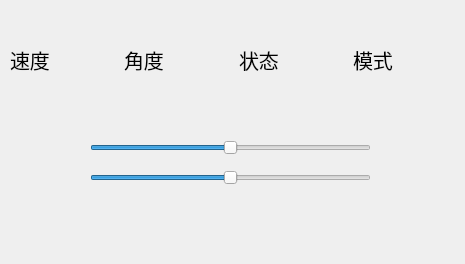
<?xml version="1.0" encoding="UTF-8"?>
<ui version="4.0">
 <class>Form</class>
 <widget class="QWidget" name="Form">
  <property name="geometry">
   <rect>
    <x>0</x>
    <y>0</y>
    <width>465</width>
    <height>264</height>
   </rect>
  </property>
  <property name="windowTitle">
   <string>Form</string>
  </property>
  <widget class="QSlider" name="v_2">
   <property name="geometry">
    <rect>
     <x>90</x>
     <y>140</y>
     <width>281</width>
     <height>16</height>
    </rect>
   </property>
   <property name="minimum">
    <number>-100</number>
   </property>
   <property name="maximum">
    <number>100</number>
   </property>
   <property name="orientation">
    <enum>Qt::Orientation::Horizontal</enum>
   </property>
  </widget>
  <widget class="QSlider" name="direction_2">
   <property name="geometry">
    <rect>
     <x>90</x>
     <y>170</y>
     <width>281</width>
     <height>16</height>
    </rect>
   </property>
   <property name="minimum">
    <number>-100</number>
   </property>
   <property name="maximum">
    <number>100</number>
   </property>
   <property name="orientation">
    <enum>Qt::Orientation::Horizontal</enum>
   </property>
  </widget>
  <widget class="QWidget" name="horizontalLayoutWidget">
   <property name="geometry">
    <rect>
     <x>10</x>
     <y>20</y>
     <width>451</width>
     <height>80</height>
    </rect>
   </property>
   <layout class="QHBoxLayout" name="horizontalLayout">
    <item>
     <widget class="QLabel" name="v">
      <property name="font">
       <font>
        <pointsize>15</pointsize>
       </font>
      </property>
      <property name="text">
       <string>速度</string>
      </property>
     </widget>
    </item>
    <item>
     <widget class="QLabel" name="direction">
      <property name="font">
       <font>
        <pointsize>15</pointsize>
       </font>
      </property>
      <property name="text">
       <string>角度</string>
      </property>
     </widget>
    </item>
    <item>
     <widget class="QLabel" name="state">
      <property name="font">
       <font>
        <pointsize>15</pointsize>
       </font>
      </property>
      <property name="text">
       <string>状态</string>
      </property>
     </widget>
    </item>
    <item>
     <widget class="QLabel" name="mode">
      <property name="font">
       <font>
        <pointsize>15</pointsize>
       </font>
      </property>
      <property name="text">
       <string>模式</string>
      </property>
     </widget>
    </item>
   </layout>
  </widget>
 </widget>
 <resources/>
 <connections/>
</ui>
